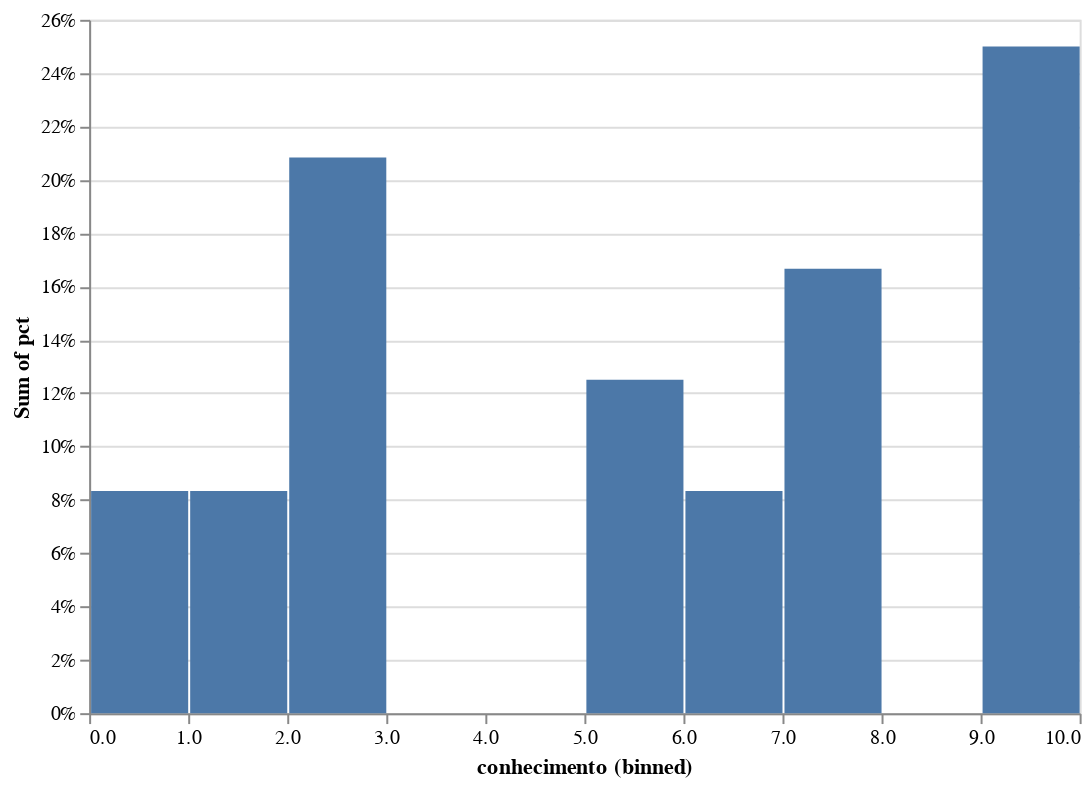

This figure's notebook cell:
### Code cell
alt.Chart(histograma,width=500, height=350).transform_joinaggregate(
    total='count(*)'
).transform_calculate(
    pct='1 / datum.total'
).mark_bar().encode(
    alt.X('conhecimento:Q', bin=True),
    alt.Y('sum(pct):Q', axis=alt.Axis(format='%'))
)

### Figure 1 — Vega-Lite specification as saved in the notebook (floating-point values rounded to 4 significant figures)
{"config": {"view": {"continuousWidth": 400, "continuousHeight": 300}}, "data": {"name": "data-ad9c91bda0b4b963f7d655a05cee4b0f"}, "mark": "bar", "encoding": {"x": {"bin": true, "field": "conhecimento", "type": "quantitative"}, "y": {"aggregate": "sum", "axis": {"format": "%"}, "field": "pct", "type": "quantitative"}}, "height": 350, "transform": [{"joinaggregate": [{"op": "count", "field": "*", "as": "total"}]}, {"calculate": "1 / datum.total", "as": "pct"}], "width": 500, "$schema": "https://vega.github.io/schema/vega-lite/v4.17.0.json", "datasets": {"data-ad9c91bda0b4b963f7d655a05cee4b0f": [{"id_avaliacao": 1, "carater": "disposto-bom", "intensidade": 1, "id_disciplina": 1, "id_professor": 3, "nome_professor": "Marcos", "id_assunto": 1, "nome_assunto": "portugues", "id_turma": 1, "curso": "fundamental_1", "periodo": 8, "tag": "B", "data": "11/05/2022", "conhecimento": 9}, {"id_avaliacao": 2, "carater": "disposto-ruim", "intensidade": 3, "id_disciplina": 1, "id_professor": 3, "nome_professor": "Marcos", "id_assunto": 1, "nome_assunto": "portugues", "id_turma": 1, "curso": "fundamental_1", "periodo": 8, "tag": "B", "data": "12/05/2022", "conhecimento": 1}, {"id_avaliacao": 3, "carater": "indisposto-bom", "intensidade": 4, "id_disciplina": 1, "id_professor": 3, "nome_professor": "Marcos", "id_assunto": 1, "nome_assunto": "portugues", "id_turma": 1, "curso": "fundamental_1", "periodo": 8, "tag": "B", "data": "13/05/2022", "conhecimento": 6}, {"id_avaliacao": 4, "carater": "indisposto-ruim", "intensidade": 3, "id_disciplina": 1, "id_professor": 3, "nome_professor": "Marcos", "id_assunto": 1, "nome_assunto": "portugues", "id_turma": 1, "curso": "fundamental_1", "periodo": 8, "tag": "B", "data": "14/05/2022", "conhecimento": 6}, {"id_avaliacao": 5, "carater": "disposto-bom", "intensidade": 5, "id_disciplina": 1, "id_professor": 3, "nome_professor": "Marcos", "id_assunto": 1, "nome_assunto": "portugues", "id_turma": 1, "curso": "fundamental_1", "periodo": 8, "tag": "B", "data": "15/05/2022", "conhecimento": 9}, {"id_avaliacao": 6, "carater": "disposto-bom", "intensidade": 5, "id_disciplina": 1, "id_professor": 3, "nome_professor": "Marcos", "id_assunto": 1, "nome_assunto": "portugues", "id_turma": 1, "curso": "fundamental_1", "periodo": 8, "tag": "B", "data": "16/05/2022", "conhecimento": 2}, {"id_avaliacao": 7, "carater": "disposto-ruim", "intensidade": 5, "id_disciplina": 1, "id_professor": 3, "nome_professor": "Marcos", "id_assunto": 1, "nome_assunto": "portugues", "id_turma": 1, "curso": "fundamental_1", "periodo": 8, "tag": "B", "data": "17/05/2022", "conhecimento": 2}, {"id_avaliacao": 8, "carater": "disposto-ruim", "intensidade": 5, "id_disciplina": 1, "id_professor": 3, "nome_professor": "Marcos", "id_assunto": 1, "nome_assunto": "portugues", "id_turma": 1, "curso": "fundamental_1", "periodo": 8, "tag": "B", "data": "18/05/2022", "conhecimento": 7}, {"id_avaliacao": 9, "carater": "indisposto-bom", "intensidade": 4, "id_disciplina": 1, "id_professor": 3, "nome_professor": "Marcos", "id_assunto": 1, "nome_assunto": "portugues", "id_turma": 1, "curso": "fundamental_1", "periodo": 8, "tag": "B", "data": "19/05/2022", "conhecimento": 5}, {"id_avaliacao": 10, "carater": "indisposto-ruim", "intensidade": 5, "id_disciplina": 1, "id_professor": 3, "nome_professor": "Marcos", "id_assunto": 1, "nome_assunto": "portugues", "id_turma": 1, "curso": "fundamental_1", "periodo": 8, "tag": "B", "data": "20/05/2022", "conhecimento": 7}, {"id_avaliacao": 11, "carater": "indisposto-ruim", "intensidade": 3, "id_disciplina": 1, "id_professor": 3, "nome_professor": "Marcos", "id_assunto": 1, "nome_assunto": "portugues", "id_turma": 1, "curso": "fundamental_1", "periodo": 8, "tag": "B", "data": "21/05/2022", "conhecimento": 7}, {"id_avaliacao": 12, "carater": "indisposto-ruim", "intensidade": 2, "id_disciplina": 1, "id_professor": 3, "nome_professor": "Marcos", "id_assunto": 1, "nome_assunto": "portugues", "id_turma": 1, "curso": "fundamental_1", "periodo": 8, "tag": "B", "data": "22/05/2022", "conhecimento": 10}, {"id_avaliacao": 13, "carater": "disposto-ruim", "intensidade": 4, "id_disciplina": 1, "id_professor": 3, "nome_professor": "Marcos", "id_assunto": 1, "nome_assunto": "portugues", "id_turma": 1, "curso": "fundamental_1", "periodo": 8, "tag": "B", "data": "23/05/2022", "conhecimento": 2}, {"id_avaliacao": 14, "carater": "disposto-bom", "intensidade": 5, "id_disciplina": 1, "id_professor": 3, "nome_professor": "Marcos", "id_assunto": 1, "nome_assunto": "portugues", "id_turma": 1, "curso": "fundamental_1", "periodo": 8, "tag": "B", "data": "24/05/2022", "conhecimento": 5}, {"id_avaliacao": 15, "carater": "indisposto-ruim", "intensidade": 3, "id_disciplina": 1, "id_professor": 3, "nome_professor": "Marcos", "id_assunto": 1, "nome_assunto": "portugues", "id_turma": 1, "curso": "fundamental_1", "periodo": 8, "tag": "B", "data": "25/05/2022", "conhecimento": 2}, {"id_avaliacao": 16, "carater": "indisposto-bom", "intensidade": 2, "id_disciplina": 1, "id_professor": 3, "nome_professor": "Marcos", "id_assunto": 1, "nome_assunto": "portugues", "id_turma": 1, "curso": "fundamental_1", "periodo": 8, "tag": "B", "data": "26/05/2022", "conhecimento": 1}, {"id_avaliacao": 17, "carater": "indisposto-bom", "intensidade": 5, "id_disciplina": 1, "id_professor": 3, "nome_professor": "Marcos", "id_assunto": 1, "nome_assunto": "portugues", "id_turma": 1, "curso": "fundamental_1", "periodo": 8, "tag": "B", "data": "27/05/2022", "conhecimento": 9}, {"id_avaliacao": 18, "carater": "indisposto-bom", "intensidade": 1, "id_disciplina": 1, "id_professor": 3, "nome_professor": "Marcos", "id_assunto": 1, "nome_assunto": "portugues", "id_turma": 1, "curso": "fundamental_1", "periodo": 8, "tag": "B", "data": "28/05/2022", "conhecimento": 10}, {"id_avaliacao": 19, "carater": "indisposto-ruim", "intensidade": 3, "id_disciplina": 1, "id_professor": 3, "nome_professor": "Marcos", "id_assunto": 1, "nome_assunto": "portugues", "id_turma": 1, "curso": "fundamental_1", "periodo": 8, "tag": "B", "data": "29/05/2022", "conhecimento": 0}, {"id_avaliacao": 20, "carater": "disposto-bom", "intensidade": 2, "id_disciplina": 1, "id_professor": 3, "nome_professor": "Marcos", "id_assunto": 1, "nome_assunto": "portugues", "id_turma": 1, "curso": "fundamental_1", "periodo": 8, "tag": "B", "data": "30/05/2022", "conhecimento": 5}, {"id_avaliacao": 21, "carater": "disposto-ruim", "intensidade": 5, "id_disciplina": 1, "id_professor": 3, "nome_professor": "Marcos", "id_assunto": 1, "nome_assunto": "portugues", "id_turma": 1, "curso": "fundamental_1", "periodo": 8, "tag": "B", "data": "31/05/2022", "conhecimento": 7}, {"id_avaliacao": 22, "carater": "disposto-ruim", "intensidade": 4, "id_disciplina": 1, "id_professor": 3, "nome_professor": "Marcos", "id_assunto": 1, "nome_assunto": "portugues", "id_turma": 1, "curso": "fundamental_1", "periodo": 8, "tag": "B", "data": "01/06/2022", "conhecimento": 2}, {"id_avaliacao": 23, "carater": "indisposto-bom", "intensidade": 5, "id_disciplina": 1, "id_professor": 3, "nome_professor": "Marcos", "id_assunto": 1, "nome_assunto": "portugues", "id_turma": 1, "curso": "fundamental_1", "periodo": 8, "tag": "B", "data": "02/06/2022", "conhecimento": 0}, {"id_avaliacao": 24, "carater": "indisposto-ruim", "intensidade": 2, "id_disciplina": 1, "id_professor": 3, "nome_professor": "Marcos", "id_assunto": 1, "nome_assunto": "portugues", "id_turma": 1, "curso": "fundamental_1", "periodo": 8, "tag": "B", "data": "03/06/2022", "conhecimento": 9}]}}
